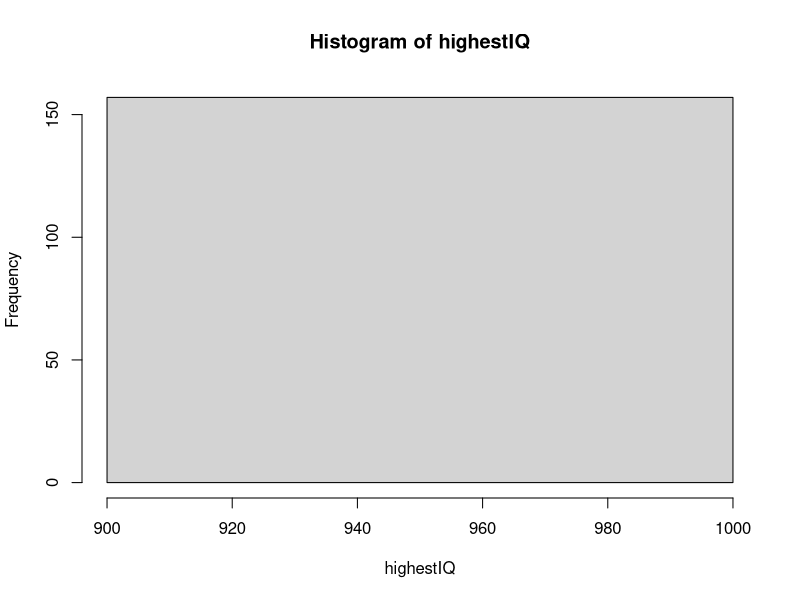

The R source for this figure:
## ---- chunk 1
knitr::opts_chunk$set(echo = TRUE)
## ---- chunk 2
# Assign a variable 'female_avg' as the average female height.
female_avg <- 64

# Assign a variable 'female_sd' as the standard deviation for female heights.
female_sd <- 3

# Using variables 'female_avg' and 'female_sd', calculate the probability that a randomly selected female is shorter than 5 feet. Print this value to the console.
pnorm(5*12, female_avg, female_sd)
## ---- chunk 3
# Assign a variable 'female_avg' as the average female height.
female_avg <- 64

# Assign a variable 'female_sd' as the standard deviation for female heights.
female_sd <- 3

# Using variables 'female_avg' and 'female_sd', calculate the probability that a randomly selected female is shorter than 5 feet. Print this value to the console.
1-pnorm(6*12, female_avg, female_sd)
## ---- chunk 4
# Assign a variable 'female_avg' as the average female height.
female_avg <- 64

# Assign a variable 'female_sd' as the standard deviation for female heights.
female_sd <- 3

# Using variables 'female_avg' and 'female_sd', calculate the probability that a randomly selected female is shorter than 5 feet. Print this value to the console.
pnorm(67, female_avg, female_sd) - pnorm(61, female_avg, female_sd)
## ---- chunk 5
# Assign a variable 'female_avg' as the average female height. Convert this value to centimeters.
female_avg <- 64*2.54

# Assign a variable 'female_sd' as the standard deviation for female heights. Convert this value to centimeters.
female_sd <- 3*2.54

# Using variables 'female_avg' and 'female_sd', calculate the probability that a randomly selected female is between the desired height range. Print this value to the console.
pnorm(67*2.54, female_avg, female_sd) - pnorm(61*2.54, female_avg, female_sd)
## ---- chunk 6
# Assign a variable 'female_avg' as the average female height.
female_avg <- 64

# Assign a variable 'female_sd' as the standard deviation for female heights.
female_sd <- 3

# To a variable named 'taller', assign the value of a height that is one SD taller than average.
taller <- female_avg + female_sd

# To a variable named 'shorter', assign the value of a height that is one SD shorter than average.
shorter <- female_avg - female_sd

# Calculate the probability that a randomly selected female is between the desired height range. Print this value to the console.
pnorm(taller, female_avg, female_sd) - pnorm(shorter, female_avg, female_sd)
## ---- chunk 7
# Assign a variable 'female_avg' as the average female height.
male_avg <- 69

# Assign a variable 'female_sd' as the standard deviation for female heights.
male_sd <- 3

# Determine the height of a man in the 99th percentile of the distribution.
qnorm(0.99, male_avg, male_sd)
## ---- chunk 8
# The variable `B` specifies the number of times we want the simulation to run.
B <- 1000

# Use the `set.seed` function to make sure your answer matches the expected result after random number generation.
set.seed(1)

# Create an object called `highestIQ` that contains the highest IQ score from each random distribution of 10,000 people.
highestIQ <- rep(B, {

max(rnorm(10000,100,15))
  
})

# Make a histogram of the highest IQ scores.
hist(highestIQ)
